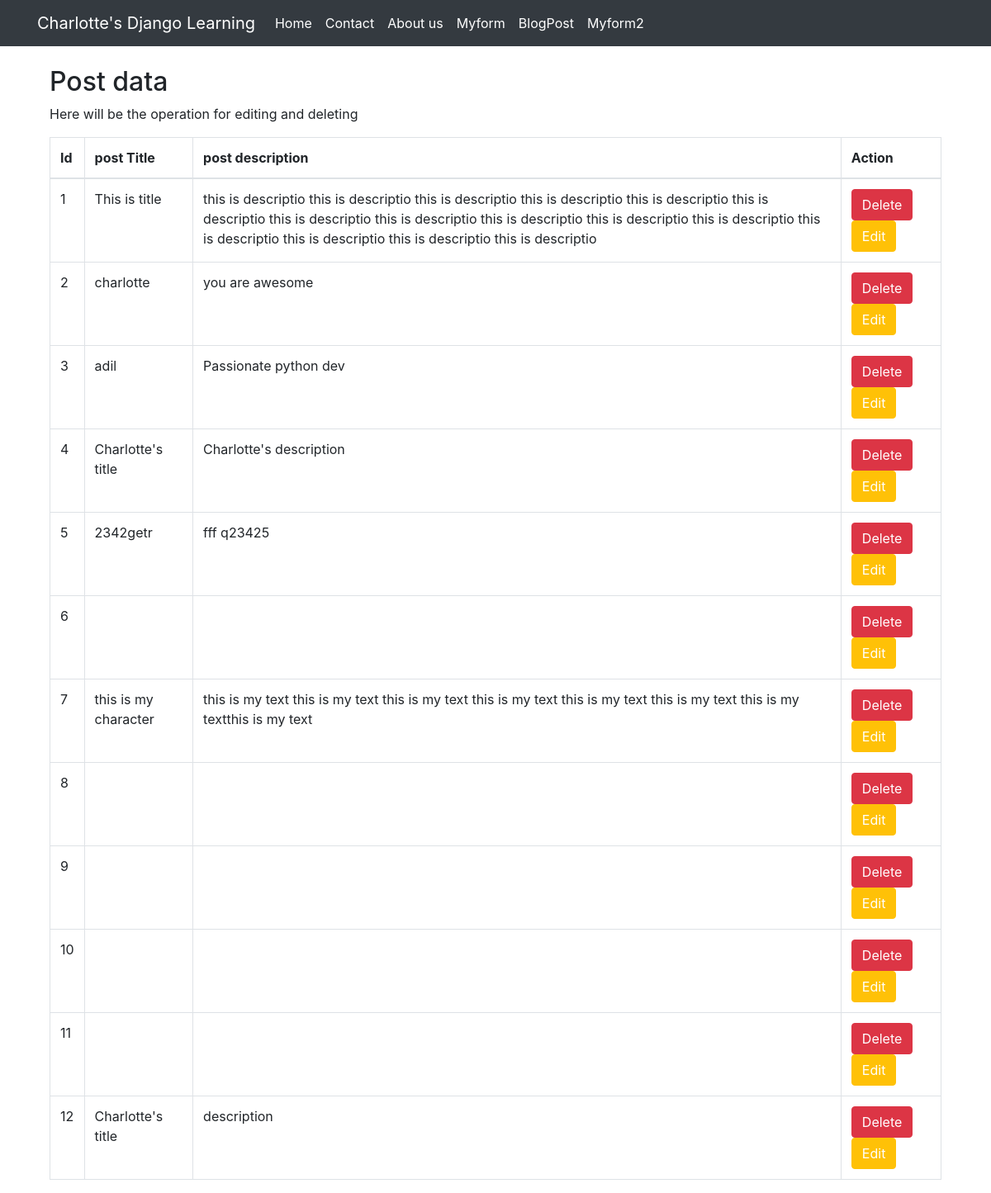
Page /manage_data/ on the earlier database version.
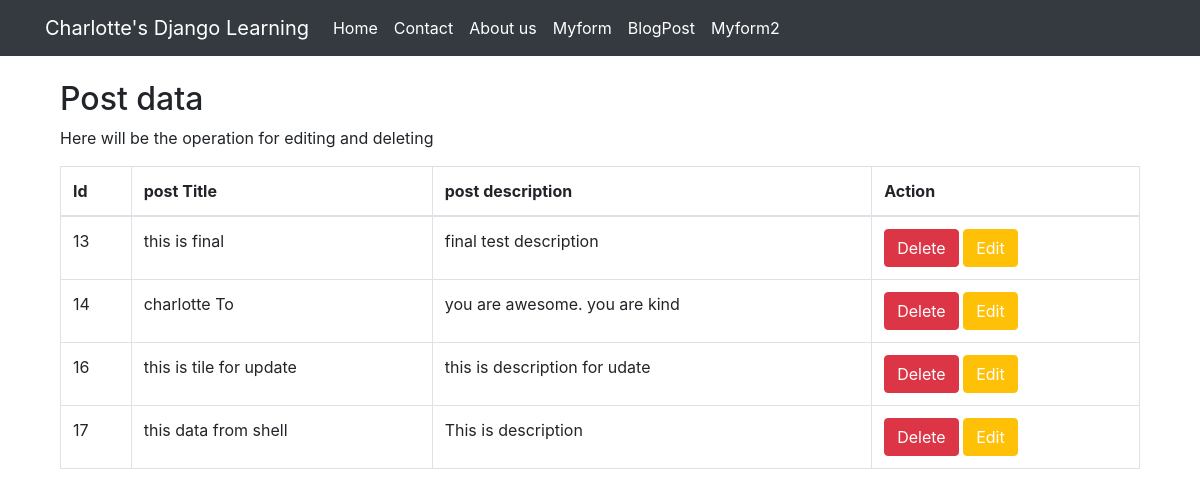
Same page on the later database version.
### myapp/models.py (models this page shows, shortened)
class Post(models.Model):
    title = models.CharField(max_length=200)
    description = models.TextField()

### myapp/views.py (the view)
# urls.py: path('manage_data/', manage_data),
def manage_data(request):
    if request.method=="GET":
        mydata = Post.objects.all()
        makedictionary = {
            "all_data":mydata
        }
        return render(request, 'manage_data.html', context=makedictionary)

### Template/manage_data.html (shortened to what this page needs)
{% extends "base.html" %}
{% block container %}
<div class="container">
  <h2>Post data</h2>
  <p>Here will be the operation for editing and deleting</p>
  <table class="table table-bordered">
    <thead>
      <tr>
        <th>Id</th>
        <th>post Title</th>
        <th>post description</th>
        <th>Action</th>
      </tr>
    </thead>
    <tbody>
    {% for single_data in all_data %}
      <tr>
        <td>{{ single_data.id }}</td>
        <td>{{ single_data.title }}</td>
        <td>{{ single_data.description }}</td>
        <td><button class="btn btn-danger"><a style="color:white;" href="/delete_post/{{single_data.id}}">Delete</a></button>
            <button class="btn btn-warning"><a style="color:white;" href="/edit_post/{{single_data.id}}">Edit</a></button>
        </td>
      </tr>
    {% endfor %}
    </tbody>
  </table>
</div>
{% endblock %}

Differences in the rows shown:
removed Post: id "1", title "This is title", description "this is descriptio this is descriptio this is descriptio this is descriptio this is descriptio this is descriptio this is descriptio this is descriptio this is descriptio this is descriptio this is descriptio this is descriptio this is descriptio this is descriptio this is descriptio"
removed Post: id "2", title "charlotte", description "you are awesome"
removed Post: id "3", title "adil", description "Passionate python dev"
removed Post: id "4", title "Charlotte's title", description "Charlotte's description"
removed Post: id "5", title "2342getr", description "fff q23425"
removed Post: id "6"
removed Post: id "7", title "this is my character", description "this is my text this is my text this is my text this is my text this is my text this is my text this is my textthis is my text"
removed Post: id "8"
removed Post: id "9"
removed Post: id "10"
removed Post: id "11"
removed Post: id "12", title "Charlotte's title", description "description"
added Post: id "13", title "this is final", description "final test description"
added Post: id "14", title "charlotte To", description "you are awesome. you are kind"
added Post: id "16", title "this is tile for update", description "this is description for udate"
added Post: id "17", title "this data from shell", description "This is description"
